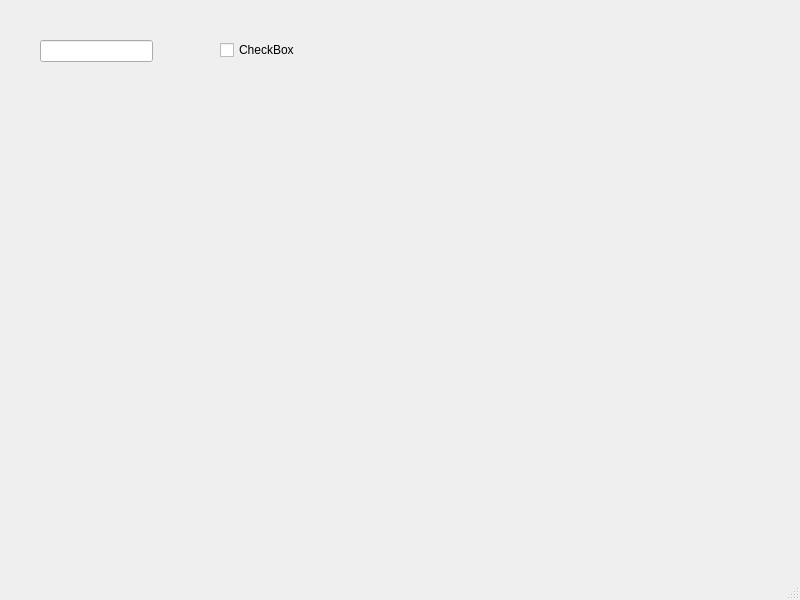
<?xml version="1.0" encoding="UTF-8"?>
<ui version="4.0">
 <class>MainWindow</class>
 <widget class="QMainWindow" name="MainWindow">
  <property name="geometry">
   <rect>
    <x>0</x>
    <y>0</y>
    <width>800</width>
    <height>600</height>
   </rect>
  </property>
  <property name="windowTitle">
   <string>MainWindow</string>
  </property>
  <widget class="QWidget" name="centralwidget">
   <widget class="QLineEdit" name="lineEdit">
    <property name="geometry">
     <rect>
      <x>40</x>
      <y>40</y>
      <width>113</width>
      <height>22</height>
     </rect>
    </property>
   </widget>
   <widget class="QCheckBox" name="checkBox">
    <property name="geometry">
     <rect>
      <x>220</x>
      <y>40</y>
      <width>76</width>
      <height>20</height>
     </rect>
    </property>
    <property name="text">
     <string>CheckBox</string>
    </property>
   </widget>
  </widget>
  <widget class="QMenuBar" name="menubar">
   <property name="geometry">
    <rect>
     <x>0</x>
     <y>0</y>
     <width>800</width>
     <height>22</height>
    </rect>
   </property>
  </widget>
  <widget class="QStatusBar" name="statusbar"/>
 </widget>
 <resources/>
 <connections/>
</ui>
